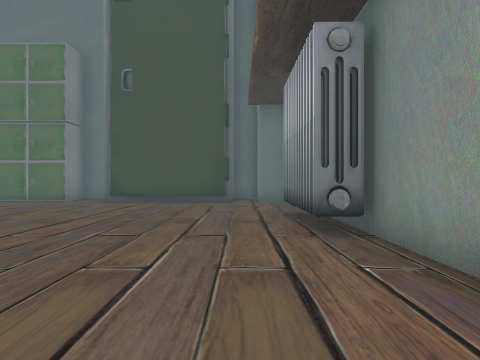
view 1 (above)

23 first-person views from a walk through a Unity game level. The camera is 1.5 m above the floor, looks level and sees 70° across. The floor is counted in squares, 2 m on a side. Each view is taken from the middle of a square. On the plan, view 1 faces up. The plan holds only what a view shows up to about 11 squares ahead; the rest is blank.

view 2
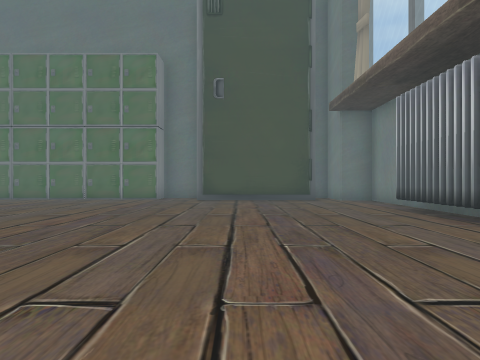

view 3
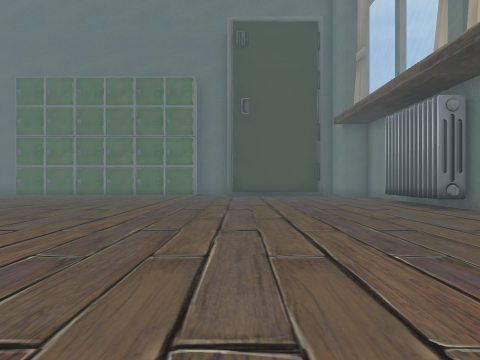

view 4
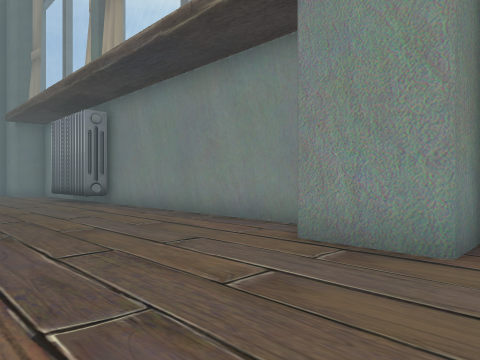

view 5
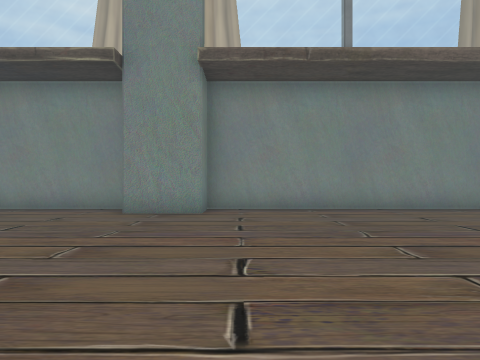

view 6
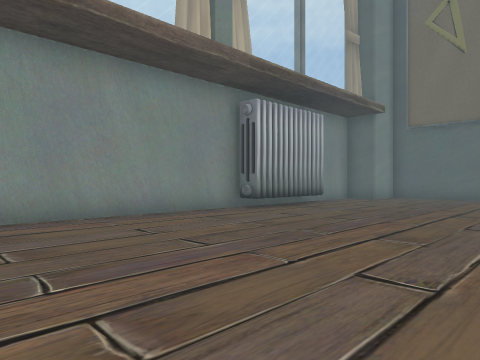

view 7
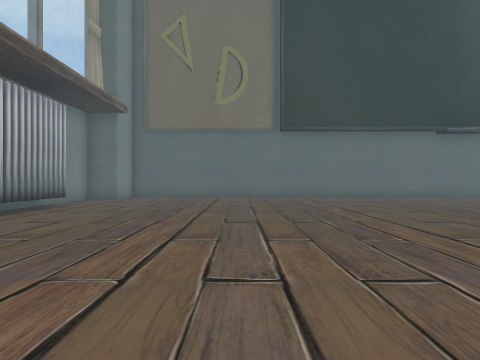

view 8
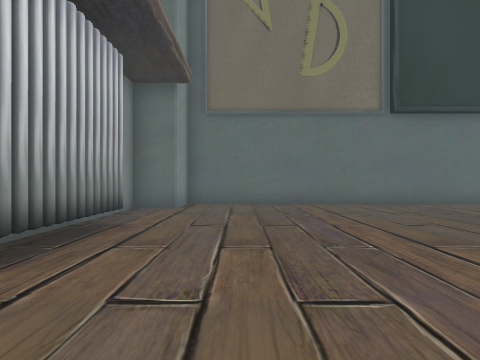

view 9
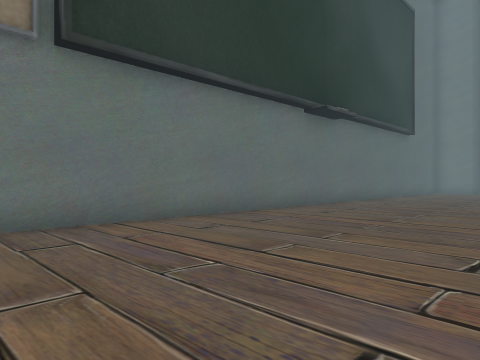

view 10
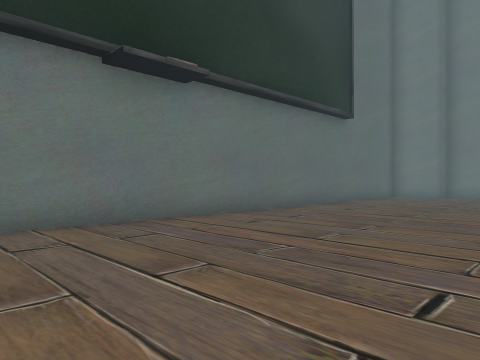

view 11
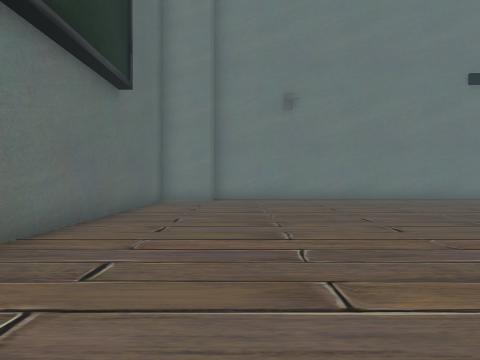

view 12
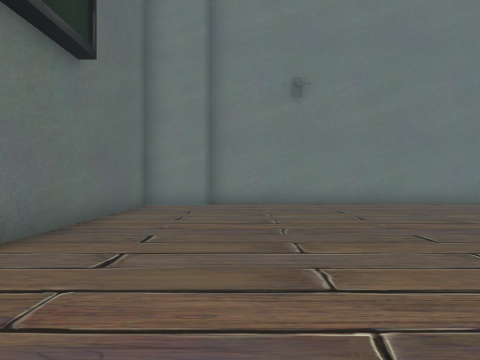

view 13
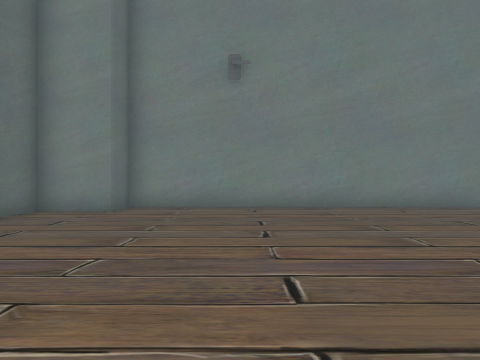

view 14
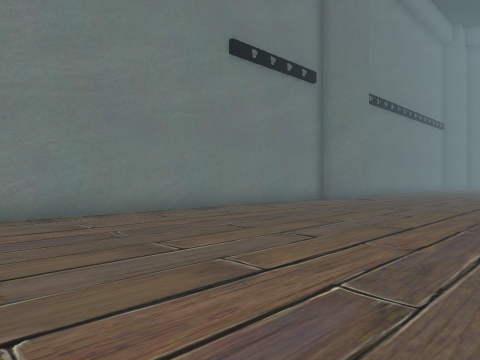

view 15
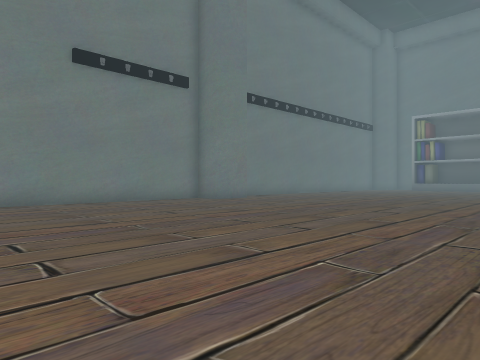

view 16
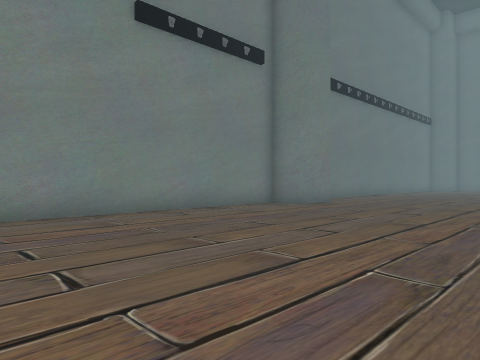

view 17
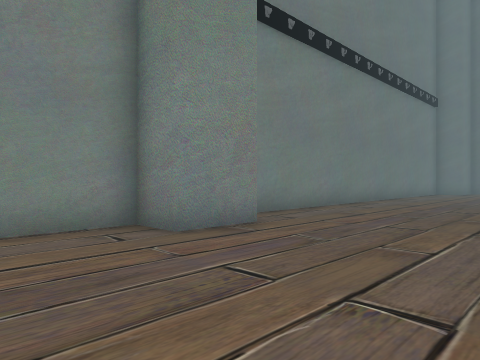

view 18
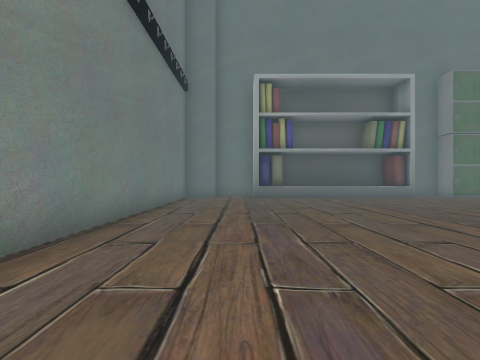

view 19
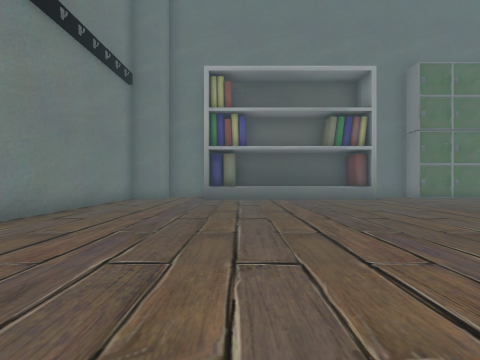

view 20
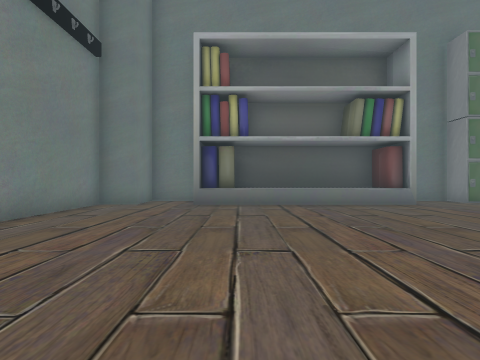

view 21
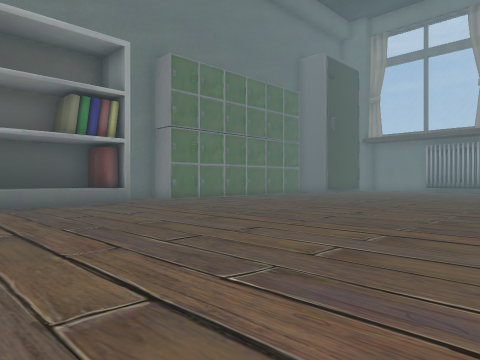

view 22
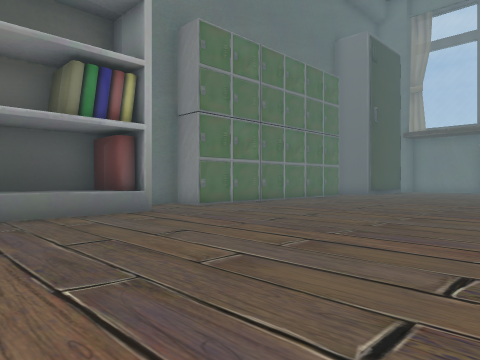

view 23
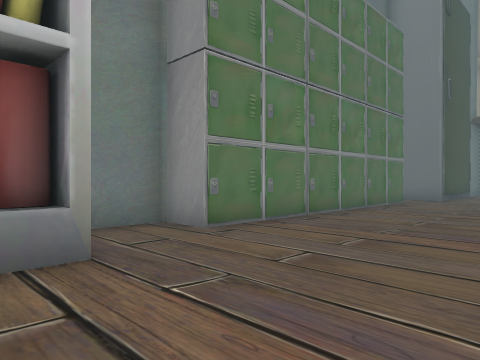

### Floor plan
Points are (right, up) in squares from view 1. A wall is a line through its corners. A room is listed if a view was taken in it or the views show most of it. See-through windows are left out.
Room 1 (views 1, 2, 3, 4, 5, 6, 7, 8, 9, 10, 11, 12, 13, 14, 15, 16, 17, 18, 19, 20, 21, 22, 23)
walls: (-25.2, -3.4) (-25.2, -5.2) (-26.3, -5.2) (-26.3, -20) (-25.2, -20) (-25.2, -21.8) (0.7, -21.8) (0.7, -20) (1.8, -20) (1.8, -14.5); (1.8, -3) (1.8, 5.4); (-16.6, 11.2) (-23.4, 11.2); (-16.9, 11.2) (-16.9, 11.8); (-17.4, 11.5) (-17.4, 12.9) (-20, 12.9); (0.9, 4.7) (1.1, 5.2); (1.4, 4.5) (1.4, 5); (1.8, 4.6) (1.1, 4.6) (0.9, 6.8); (0.9, -14.2) (1.1, -13.6) (1.6, -13.6); (-6.6, 12.2) (-14.6, 12.2) (-14.6, 13.3) (-16, 13.3); (1.8, 5.5) (1.8, 10); (1, 7) (1, 7.8); (-22.1, 11.5) (-23.1, 11.5); (1.8, -14.4) (1.8, -5.2) (0.7, -5.2) (0.7, -3.4); (1.2, -16.4) (0.9, -13.6); (-25.1, 11.5) (-26.3, 11.5) (-26.3, -2.1)
low walls: (0.9, -16.2) (1, -14)

Positions as (right, up) in squares from view 1, and headings:
1: (0, 0), facing up
2: (-3, -1), facing up
3: (-4, -4), facing up
4: (-3, -6), facing up-right
5: (-7, -6), facing right
6: (-5, -7), facing down-right
7: (-4, -7), facing down
8: (-1, -11), facing down
9: (-4, -16), facing down-left
10: (-10, -16), facing down-left
11: (-13, -19), facing left
12: (-15, -19), facing left
13: (-17, -17), facing left
14: (-19, -17), facing up-left
15: (-15, -14), facing up-left
16: (-19, -14), facing up-left
17: (-21, -8), facing up-left
18: (-24, -3), facing up
19: (-22, -2), facing up
20: (-22, 1), facing up
21: (-22, 1), facing up-right
22: (-21, 4), facing up-right
23: (-18, 8), facing up-right
